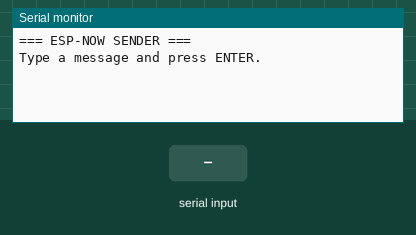
This sketch was run on a simulated ESP32. On the bench: the last lines printed to the serial monitor. The inputs (shaded band) are chosen by the test bench.

Above: at 1.5 s.
1.6 s: "1\n" received over Serial
At 2.4 s:
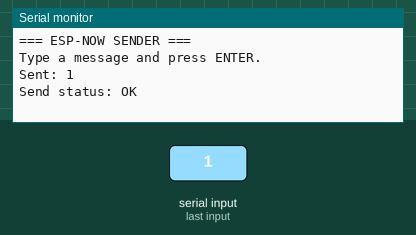
3.1 s: "0\n" received over Serial
At 3.5 s:
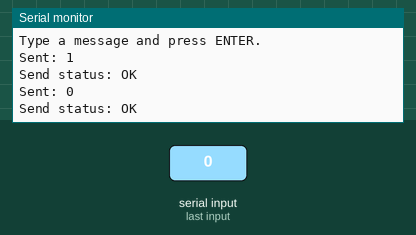
4.6 s: "2\n" received over Serial
At 5.9 s:
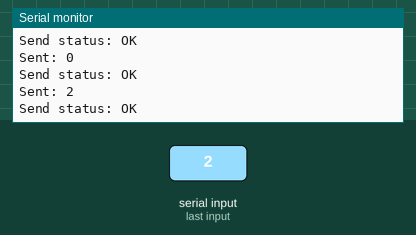

Measured:
- after the input at 1.6 s, the serial monitor: prints a new line at once (image 1)
- after the input at 3.1 s, the serial monitor: prints a new line at once (image 2)
- after the input at 4.6 s, the serial monitor: prints a new line at once (image 3)

The sketch:

sender.ino
```cpp
/******************************************************
SENDER (kids version)
Type a message in Serial Monitor → sends it via ESP-NOW
******************************************************/

#include <WiFi.h>
#include <esp_now.h>

// ===== RECEIVER MAC ADDRESS (already updated!) =====
uint8_t receiverMac[] = { 0xC0, 0xCD, 0xD6, 0x8D, 0xE5, 0x80 };

// ===== ESP-NOW send callback (core v3.x) =====
void onDataSent(const wifi_tx_info_t *info, esp_now_send_status_t status) {
  Serial.print("Send status: ");
  Serial.println(status == ESP_NOW_SEND_SUCCESS ? "OK" : "FAIL");
}

void setup() {
  Serial.begin(115200);
  delay(300);

  Serial.println("=== ESP-NOW SENDER ===");
  Serial.println("Type a message and press ENTER.");

  WiFi.mode(WIFI_STA);

  if (esp_now_init() != ESP_OK) {
    Serial.println("ESP-NOW init failed!");
    while (true);
  }

  esp_now_register_send_cb(onDataSent);

  // Add receiver peer
  esp_now_peer_info_t peer{};
  memcpy(peer.peer_addr, receiverMac, 6);
  peer.channel = 0;
  peer.encrypt = false;

  if (esp_now_add_peer(&peer) != ESP_OK) {
    Serial.println("Could not add peer!");
    while (true);
  }
}

void loop() {
  if (Serial.available()) {
    String msg = Serial.readStringUntil('\n');
    msg.trim();

    if (msg.length() > 0) {
      esp_now_send(receiverMac, (uint8_t*)msg.c_str(), msg.length());
      Serial.print("Sent: ");
      Serial.println(msg);
    }
  }
}
```
